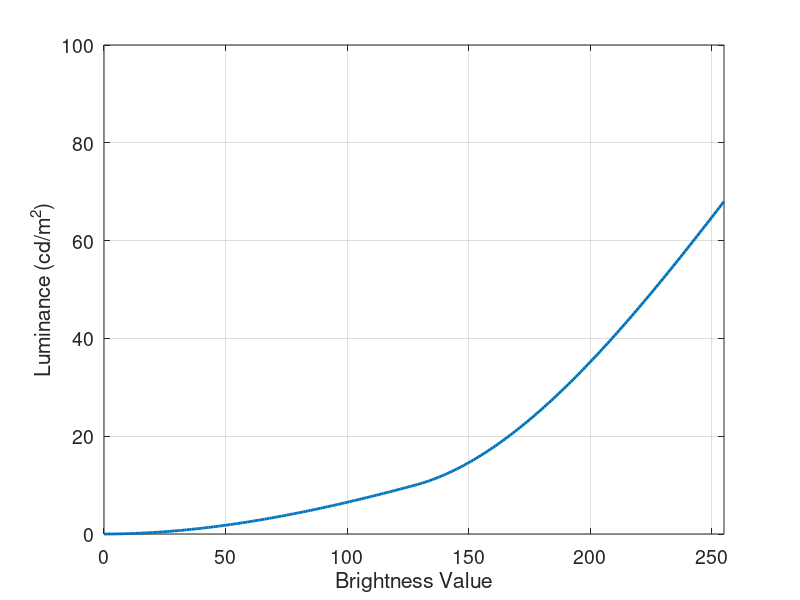

MATLAB code for this plot:
clear;
close all;
FONT_SIZE = 14;
LABEL_PIXVAL = 'Brightness Value';
LABEL_LUMINOUS = 'Luminous Flux (mlm)';
LABEL_LUMINANCE = 'Luminance (cd/m^2)';

Lg = [0 128 255];
Em = [0 10 68];

plot(0:255, interp1(Lg, Em,0:255, 'PCHIP'), 'LineWidth', 2);
set(gca,'FontSize',FONT_SIZE);
xlim([0 255]);
ylim([0 100]);
grid on;
xlabel(LABEL_PIXVAL);
ylabel(LABEL_LUMINANCE);